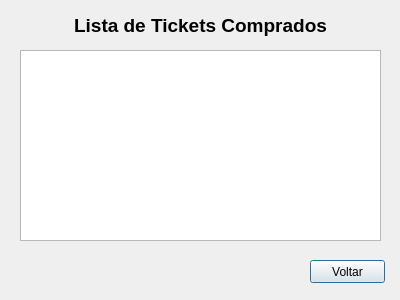
<?xml version="1.0" encoding="UTF-8"?>
<ui version="4.0">
 <class>bought_tickets</class>
 <widget class="QDialog" name="bought_tickets">
  <property name="geometry">
   <rect>
    <x>0</x>
    <y>0</y>
    <width>400</width>
    <height>300</height>
   </rect>
  </property>
  <property name="windowTitle">
   <string>Dialog</string>
  </property>
  <widget class="QLabel" name="title_bought_tickets">
   <property name="geometry">
    <rect>
     <x>0</x>
     <y>10</y>
     <width>401</width>
     <height>31</height>
    </rect>
   </property>
   <property name="font">
    <font>
     <pointsize>14</pointsize>
     <weight>75</weight>
     <bold>true</bold>
    </font>
   </property>
   <property name="text">
    <string>Lista de Tickets Comprados</string>
   </property>
   <property name="alignment">
    <set>Qt::AlignCenter</set>
   </property>
  </widget>
  <widget class="QTableView" name="table_tickets">
   <property name="geometry">
    <rect>
     <x>20</x>
     <y>50</y>
     <width>361</width>
     <height>191</height>
    </rect>
   </property>
  </widget>
  <widget class="QPushButton" name="btn_return">
   <property name="geometry">
    <rect>
     <x>310</x>
     <y>260</y>
     <width>75</width>
     <height>23</height>
    </rect>
   </property>
   <property name="text">
    <string>Voltar</string>
   </property>
  </widget>
 </widget>
 <resources/>
 <connections/>
</ui>
